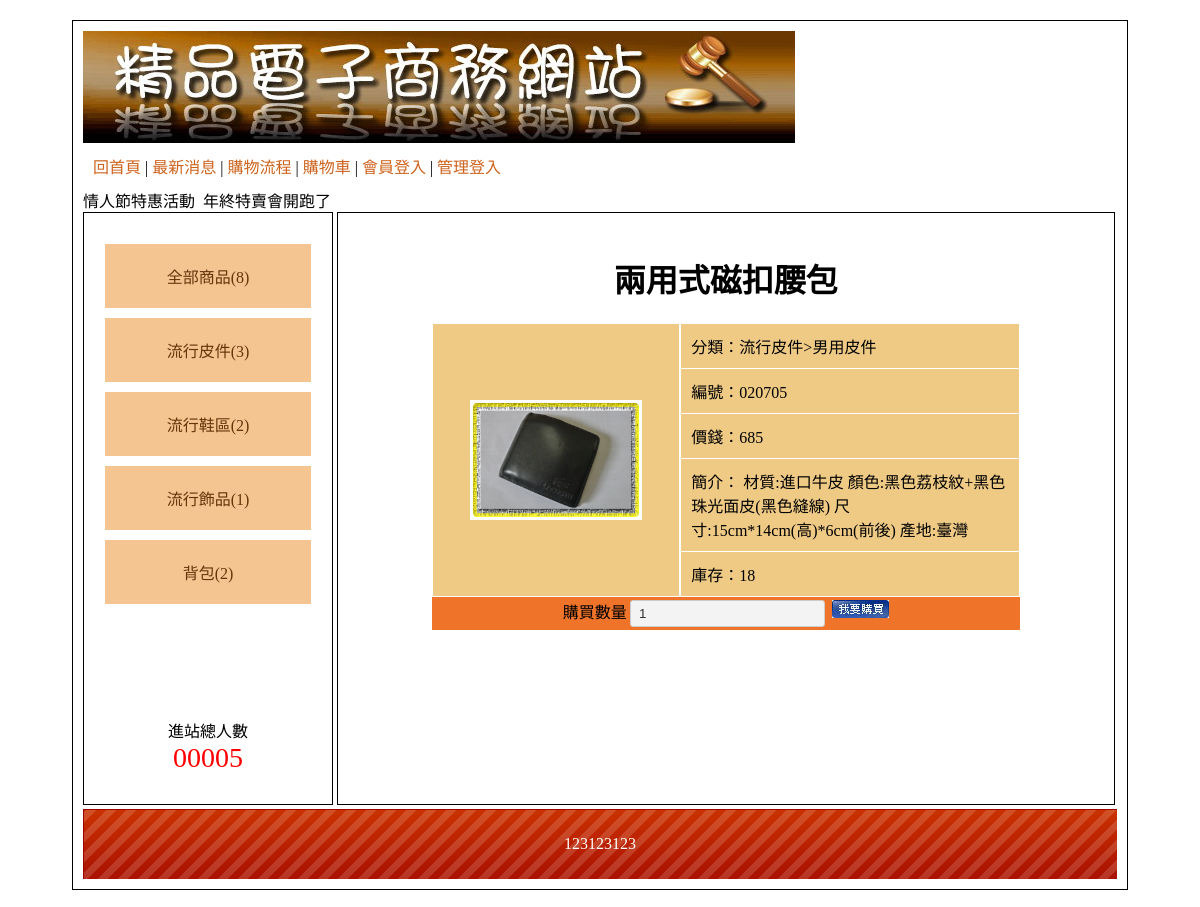
The page /?do=intro&id=2 on the database its author committed.
### tables this page shows
CREATE TABLE `type` (
  `id` int(11) UNSIGNED NOT NULL,
  `name` text NOT NULL,
  `parent` int(11) UNSIGNED NOT NULL
);

CREATE TABLE `goods` (
  `id` int(11) UNSIGNED NOT NULL,
  `no` text NOT NULL,
  `name` text NOT NULL,
  `price` int(11) UNSIGNED NOT NULL,
  `spec` text NOT NULL,
  `qt` int(11) UNSIGNED NOT NULL,
  `img` text NOT NULL,
  `intro` text NOT NULL,
  `big` int(11) UNSIGNED NOT NULL,
  `mid` int(11) UNSIGNED NOT NULL,
  `sh` int(1) UNSIGNED NOT NULL
);

CREATE TABLE `bot` (
  `id` int(11) UNSIGNED NOT NULL,
  `text` text NOT NULL
);

### api/base.php (called while the page is built, shortened)
<?php
class DB
{
    protected $table;
    protected $pdo;
    protected $dsn = "mysql:host=localhost;chartset=utf8;dbname=db15-0907";
    public function __construct($table)
    {
        $this->table = $table;
        $this->pdo = new PDO($this->dsn,'root','');
    }
    public function all(...$arg)
    {
        $sql = "SELECT * FROM `$this->table` ";
        if(isset($arg[0])){
            if(is_array($arg[0])){
                foreach ($arg[0] as $key => $value) {
                    $tmp[] = " `$key` = '$value' ";
                }
                $sql .= " WHERE " . join('AND',$tmp);
            }else{
            $sql .= $arg[0];
            }
        }
        return $this->pdo->query($sql)->fetchAll(PDO::FETCH_ASSOC);
    }
    public function find($id)
    {
        $sql = "SELECT * FROM `$this->table` ";
            if(is_array($id)){
                foreach ($id as $key => $value) {
                    $tmp[] = " `$key` = '$value' ";
                }
                $sql .= " WHERE " . join('AND',$tmp);
            }else{
            $sql .= " WHERE `id` = '$id' ";
            }
        return $this->pdo->query($sql)->fetch(PDO::FETCH_ASSOC);
    }
    public function math($math,$col,...$arg)
    {
        $sql = "SELECT $math($col) FROM `$this->table` ";
        if(isset($arg[0])){
            if(is_array($arg[0])){
                foreach ($arg[0] as $key => $value) {
                    $tmp[] = " `$key` = '$value' ";
                }
                $sql .= " WHERE " . join('AND',$tmp);
            }else{
            $sql .= $arg[0];
            }
        }
        return $this->pdo->query($sql)->fetchColumn();
    }
}
$Bot = new DB('bot');
$Goods = new DB('goods');
$Type = new DB('type');
?>

### index.php (the view, shortened to what this page needs)
<?php
include('./api/base.php');
$do = ($_GET['do'])??'main';
?>
<!DOCTYPE html
    PUBLIC "-//W3C//DTD XHTML 1.0 Transitional//EN" "http://www.w3.org/TR/xhtml1/DTD/xhtml1-transitional.dtd">
<html xmlns="http://www.w3.org/1999/xhtml">
<head>
    <link href="./css/css.css" rel="stylesheet" type="text/css">
</head>
<body>
    <div id="main">
        <div id="top">
            <a href="./index.php">
                <img src="./icon/0416.jpg">
            </a>
            <div style="padding:10px;">
                <a href="?">回首頁</a> |
                <a href="?do=news">最新消息</a> |
                <a href="?do=look">購物流程</a> |
                <a href="?do=buycart">購物車</a>
                |
                <?php
                if(isset($_SESSION['mem'])){
                ?>
                <a href="./api/logout.php?table=mem">登出</a>
                <?php
                }else{
                ?>
                <a href="?do=login">會員登入</a>
                <?php
                }
                ?>
                |
                <?php
                if(isset($_SESSION['admin'])){
                ?>
                <a href="./back.php">返回管理</a>
                <?php
                }else{
                ?>
                <a href="?do=admin">管理登入</a>
                <?php
                }
                ?>
            </div>
            <marquee>情人節特惠活動&nbsp;&nbsp;年終特賣會開跑了</marquee>
        </div>
        <div id="left" class="ct">
            <a href="?type=0">全部商品(<?=$Goods->math('COUNT','id',['sh'=>1])?>)</a>
            <div style="min-height:400px;">
                <?php
                $bigs = $Type->all(['parent'=>0]);
                foreach ($bigs as $key => $big) {
                ?>
                <div class="bigtype">
                    <a href="?type=<?=$big['id']?>">
                        <?=$big['name']?>(<?=$Goods->math('COUNT','id',['sh'=>1,'big'=>$big['id']])?>)
                    </a>
                </div>
                <?php
                }
                ?>
            </div>
            <span>
                <div>進站總人數</div>
                <div style="color:#f00; font-size:28px;">
                    00005 </div>
            </span>
        </div>
        <div id="right">
            <?php
            if(file_exists('./front/'.$do.'.php')){
                include('./front/'.$do.'.php');
            }else{
                include('./front/main.php');
            }
            ?>
        </div>
        <div id="bottom" style="line-height:70px;background:url(./icon/bot.png); color:#FFF;" class="ct">
            <?=$Bot->find(1)['text']?>
        </div>
    </div>
</body>
</html>

### front/intro.php (shortened to what this page needs)
<?php
$good = $Goods->find($_GET['id']);
?>
<h1 class="ct"><?=$good['name']?></h1>
<div class="d-f w-80 aut">
    <div class="pp w-40 p-10 m-1 d-f a-c j-c">
        <img src="./img/<?=$good['img']?>" alt="" style="height: 120px;">
    </div>
    <div class="w-60">
        <div class="pp p-10 m-1 ">
            分類：<?=$Type->find($good['big'])['name']?>><?=$Type->find($good['mid'])['name']?>
        </div>
        <div class="pp p-10 m-1">
            編號：<?=$good['no']?>
        </div>
        <div class="pp p-10 m-1 ">
            價錢：<?=$good['price']?>
        </div>
        <div class="pp p-10 m-1">
            簡介：
            <?=$good['intro']?>
        </div>
        <div class="pp p-10 m-1 ">
            庫存：<?=$good['qt']?>
        </div>
    </div>
</div>
<div class=" w-80 aut tt ct">
    購買數量<input type="number" name="qt" id="qt" min="1" value="1">
    <a href="#" onclick="buycart()">
        <img src="./icon/0402.jpg" alt="">
    </a>
</div>

### css/css.css (style rules this page uses)
body { font-family:"微軟正黑體"; }
#main { width:1034px; padding:10px; margin:20px auto 20px auto; border:#000 solid 1px; min-height:768px; }
#top a { color:#CE631C; text-decoration:none; }
#left { display:inline-block; width:20%; padding:2%; height:550px; vertical-align:top; border:#000 1px solid; overflow: auto; }
#left a { display:block; padding:20px 5px 20px 5px; text-decoration:none; background:#F4C591; margin:10px auto 10px auto; color:#65350A; }
.ct { text-align:center; }
#right { display:inline-block; width:71%; padding:2%; height:550px; border:#000 1px solid; overflow: auto; }
#bottom { height:70px; background-size:cover; }
.tt { background:#EF7429; }
.pp { background:#EFCA85; }
input[type=text],input[type=password],input[type=submit],button,.button,input[type=reset],input[type=button],select，textarea,input[type=number] { background:#F3F3F3; border:#CCC 1px solid; border-radius:3px; padding:5px 8px 5px 8px; text-decoration:none; margin:3px; color:#333; }
.w-80 { width: 80%; }
.w-60 { width: 60%; }
.w-40 { width: 40%; }
.d-f { display: flex; }
.a-c { align-items: center; }
.j-c { justify-content: center; }
.aut { margin: auto; }
.p-10 { padding: 10px; }
.m-1 { margin: 1px; }

### rows shown on the page
type: name "流行皮件", math "3"
type: name "流行鞋區", id "2"
type: name "流行飾品", math "1"
type: name "背包", math "2"
goods: name "兩用式磁扣腰包", img (picture), big.name "流行皮件", mid.name "男用皮件", no "020705", price "685", intro "材質:進口牛皮 顏色:黑色荔枝紋+黑色珠光面皮(黑色縫線) 尺寸:15cm*14cm(高)*6cm(前後) 產地:臺灣", qt "18"
bot: text "123123123"

### other values the page prints
$Goods->math('COUNT','id',['sh'=>1]) "8"
